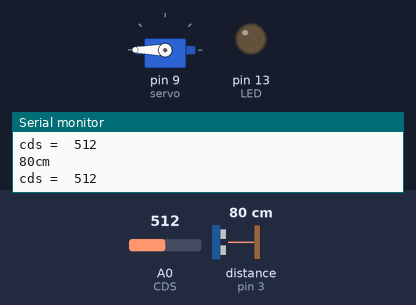
The sketch below on a simulated Arduino Uno, built with avr-gcc and run on an emulated ATmega328P. Shown: servo, output pins drawn as LEDs (lit = HIGH), the last lines printed to the serial monitor. Wiring (inferred from the names in the program): ultrasonic range finder: trigger pin 2; echo pin 3. The test bench sets the inputs (shaded band); at power-on: distance to the obstacle (sensor on pin 3) 80 cm, A0 (CDS) = 512. The echo pulse lasts 58.3 µs per cm; pins used as bus, display or sensor lines are not drawn.

Above: at 1.2 s.
1.3 s: distance to the obstacle (sensor on pin 3) set to 6 cm
At 3.0 s:
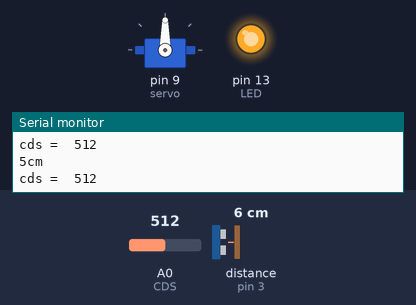
3.3 s: distance to the obstacle (sensor on pin 3) set to 3 cm
Timing chart, 0 to 6.3 s (numbered marks = the images above; inputs shaded):
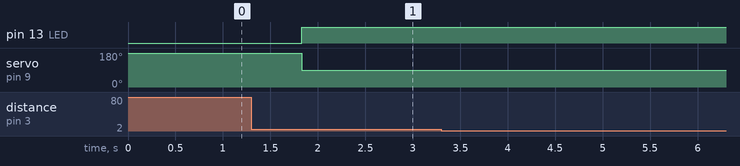

The sketch:

goldberg_machine.ino
```cpp
#include <Servo.h>

 #define TriggerPin 2        //Trig Pin
 #define EchoPin 3          //Echo Pin
 #define SERVOPIN 9   //servo pin
 #define CDS A0
 #define LED 13

 #define CLOSE 180
 #define OPEN 90

 #define CDS_THRESHOLD 450    //조도값 범위
 #define ULTRA_THRESHOLD 4  //거리 범위

int cnt = 0;
int angle=0;
boolean chk = true;
boolean servo_chk = true;
Servo servo;

void setup() {
 Serial.begin(9600);
  pinMode(TriggerPin,OUTPUT); // 센서 Trig 핀
  pinMode(EchoPin,INPUT); // 센서 Echo 핀
  pinMode(LED,OUTPUT); //LED

  digitalWrite(LED, LOW);  //led on

  servo.attach(9, 500, 2500);
  servo.write(CLOSE);
  Serial.println("RUN!!");
}

void loop() {
 if(ultra() && cnt > 5){   //5cm미만으로 가까워지면
   digitalWrite(LED, HIGH);  //led on
 }
 if(cdsSensor() && cnt > 5){   //조도 300
    //모터 돌리기
    if(servo_chk){
      servo.write(OPEN);
      delay(200);
      servo_chk=false;
    }
 }
 cnt++;
 if(cnt == 1000){
    cnt = 11;
 }
 delay(300);
}

boolean cdsSensor(){
   int cdsValue = analogRead(CDS);

  // 측정된 밝기 값를 시리얼 모니터에 출력합니다.
  Serial.print("cds =  ");
  Serial.println(cdsValue);
  if (cdsValue > CDS_THRESHOLD) {
    return true;
  }else{
    return false;
  }
  // 0.2초 동안 대기합니다.
  delay(200);
}

boolean ultra(){
  long duration, cm;

  digitalWrite(TriggerPin,HIGH); // 센서에 Trig 신호 입력
  delayMicroseconds(10); // 10us 정도 유지
  digitalWrite(TriggerPin,LOW); // Trig 신호 off

  duration = pulseIn(EchoPin,HIGH); // Echo pin: HIGH->Low 간격을 측정
  cm = microsecondsToCentimeters(duration); // 거리(cm)로 변환
  Serial.print(cm);
  Serial.print("cm");
  Serial.println();

  if(cm >= ULTRA_THRESHOLD){
    return true;
  }else{
    return false;
  }
  delay(300); // 0.3초 대기 후 다시 측정
}

long microsecondsToInches(long microseconds)
{
  return microseconds / 74 / 2;
}


long microsecondsToCentimeters(long microseconds)
{
  return microseconds / 29 / 2;
}
```
